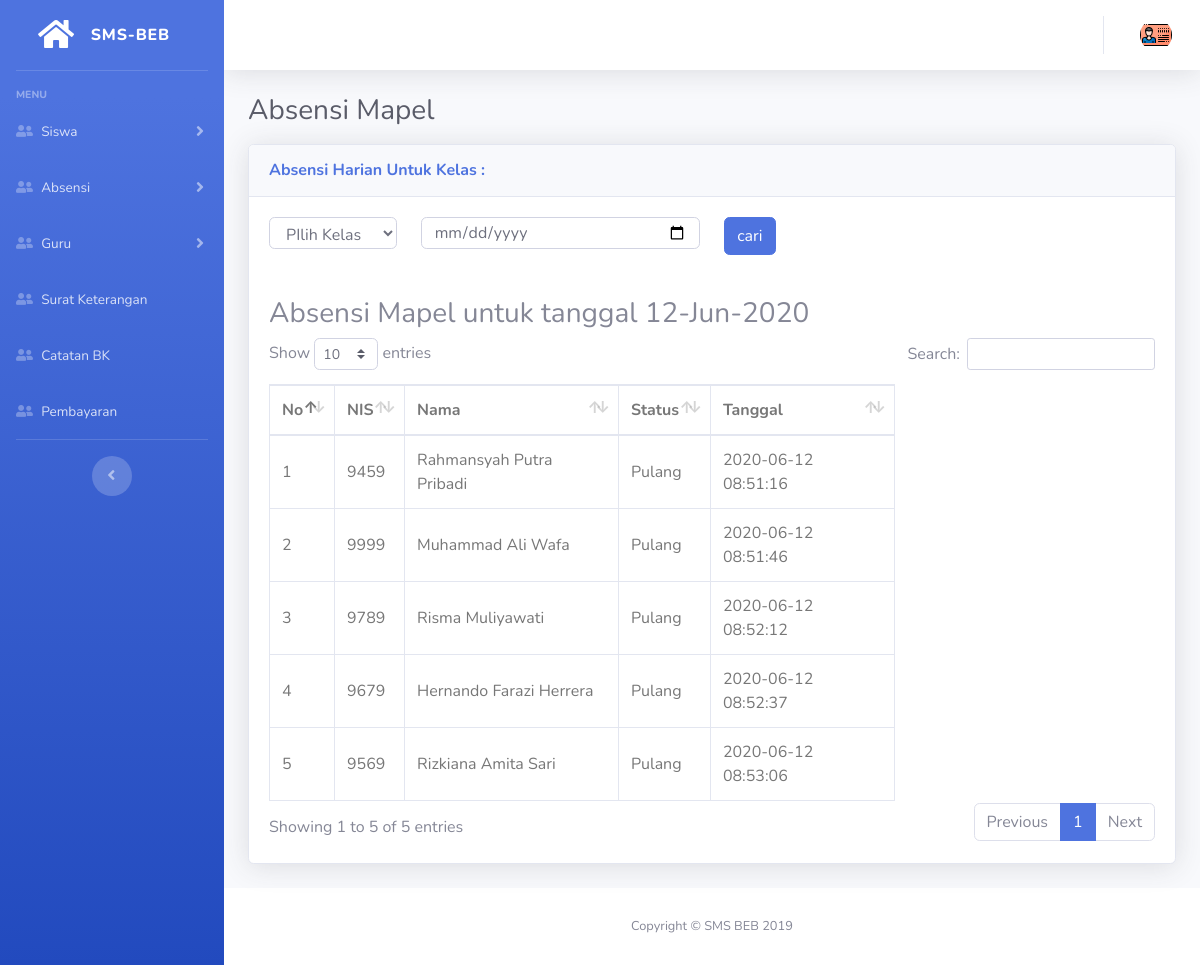
/index.php/dashboard/absen/absensi_harian, run on the app's committed database.
### tables this page shows
CREATE TABLE `tb_siswa` (
  `nis` varchar(11) NOT NULL,
  `nama` varchar(30) NOT NULL,
  `email` varchar(50) NOT NULL,
  `password` varchar(50) NOT NULL,
  `jenis_kelamin` tinyint(1) NOT NULL,
  `id_kelas` varchar(5) NOT NULL,
  `alamat` varchar(100) NOT NULL,
  `tempat_lahir` varchar(50) NOT NULL,
  `tanggal_lahir` date NOT NULL,
  `no_hp` varchar(13) NOT NULL,
  `kode` enum('User') DEFAULT NULL,
  `foto` varchar(100) NOT NULL
);

CREATE TABLE `tb_absen_harian` (
  `id` int(6) NOT NULL,
  `nis` varchar(11) NOT NULL,
  `tanggal` timestamp NOT NULL DEFAULT current_timestamp(),
  `status_absen` enum('Hadir','Hadir(Telat)','Tidak Hadir','Pulang') NOT NULL,
  `id_kelas` varchar(5) NOT NULL,
  `type` tinyint(1) DEFAULT NULL COMMENT '1 = datang, 2 = pulang'
);

### application/views/backend/layout/content.php (called while the page is built)
<?php
include str_replace("system", "application/views/backend/content", BASEPATH)."/$content.php";
 ?>

### application/controllers/dashboard/Absen.php (called while the page is built, shortened)
<?php
class Absen extends CI_Controller {
	function __construct()
  	{
		$this->low = "absensi";
    }
    public function absensi_harian(){
        $data['title'] = "Data $this->low";
        $data['kelas'] = $this->db->query("SELECT * FROM tb_kelas ")->result_array();
        $where = "";
        $data['ql'] = $this->db->query("SELECT * FROM tb_siswa ts JOIN tb_absen_harian ta ON ts.nis=ta.nis $where")->result_array();
		$data['content'] = "$this->low/harian";
		$data['query_mysql'] = $this->db->get("tb_absen_harian")->result_array();
        $this->load->view('backend/index',$data);
	}
}

### index.php (called while the page is built, shortened)
<?php
require_once BASEPATH.'core/CodeIgniter.php';

### application/views/backend/content/absensi/harian.php (the view, shortened to what this page needs)
<div class="container-fluid">
  <div class="d-sm-flex align-items-center justify-content-between mb-3">
    <span class="h3 mb-0 text-gray-800">Absensi Mapel</span>
  </div>
  <div class="card shadow mb-4">
    <div class="card-header py-3">
      <h6 class="m-0 font-weight-bold text-primary">
      Absensi Harian Untuk Kelas : </h6>
    </div>
    <div class="card-body">
      <form action="" method="POST">
        <div class="row">
          <div class="form-group col-md-2">
            <select name="kelas" id="kelas_change" class="form-control">
            <option value="">PIlih Kelas</option>
            </select>
          </div>
          <div class="form-group col-md-4">
                  <input type="date" name="start_date" placeholder="tanggal awal" class="form-control">
          </div>
          <div class="form-group col-md-1">
                <input type="submit" name="cari" value="cari" class="btn btn-primary btn-block">
          </div>
        </div>
      </form>
    <h3>Absensi Mapel untuk tanggal <?= date("d-M-Y") ?></h3>
    <table class="table table-bordered dataTable" id="dataTable">
        <thead>
          <tr>
              <th>No</th>
              <th>  NIS</th>
              <th>Nama</th>
             <th>Status</th>
             <th>Tanggal</th>
          </tr>
        </thead>
        <tbody>
        <?php
        $no = 1;
        foreach ($ql as $data) {
        ?>
        <tr>
            <td><?= $no ?></td>
            <td><?= $data["nis"] ?></td>
            <td><?= $data["nama"] ?></td>
            <td><?= $data['status_absen'] ?></td>
            <td><?= $data['tanggal'] ?></td>
        </tr>
            <?php $no++;} ?>
            </tbody>
    </table>
    </div>
  </div>
</div>

### assets/css/custom.css (style rules this page uses)
.btn { margin-bottom: 2px; }
.form-control { height: 32px; }
.table-bordered { color: #777; cursor: default; }
.table-bordered th, .table-bordered td { vertical-align: middle !important; }

### data on the page
tb_siswa: tb_absen_harian.nis "9459", nama "Rahmansyah Putra Pribadi", tb_absen_harian.status_absen "Pulang", tb_absen_harian.tanggal "2020-06-12 08:51:16"
tb_siswa: tb_absen_harian.nis "9999", nama "Muhammad Ali Wafa", tb_absen_harian.status_absen "Pulang", tb_absen_harian.tanggal "2020-06-12 08:51:46"
tb_siswa: tb_absen_harian.nis "9789", nama "Risma Muliyawati", tb_absen_harian.status_absen "Pulang", tb_absen_harian.tanggal "2020-06-12 08:52:12"
tb_siswa: tb_absen_harian.nis "9679", nama "Hernando Farazi Herrera", tb_absen_harian.status_absen "Pulang", tb_absen_harian.tanggal "2020-06-12 08:52:37"
tb_siswa: tb_absen_harian.nis "9569", nama "Rizkiana Amita Sari", tb_absen_harian.status_absen "Pulang", tb_absen_harian.tanggal "2020-06-12 08:53:06"
